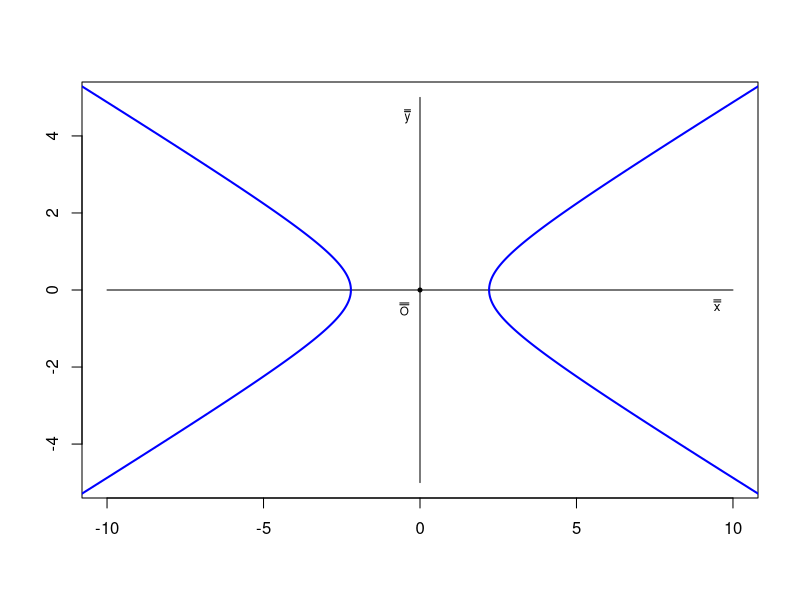

Here is the R script that generated this plot:
# Hiperbole


teta <- seq(-pi/2, pi/2, 0.01)
a <- sqrt(39/8)
b <- sqrt(39/32)
xex <- 0
yex <- seq(-10,10,0.01)
xey <- seq(-5,5,0.01)
yey <- 0
#_______________________________________
x_d <- a*(1/cos(teta))
y <- b*tan(teta)

x_e <- -a*(1/cos(teta))
#_______________________________________
df_d <- data.frame(x_d,y)
df_e <- data.frame(x_e,y)
dfex <- data.frame(xex,yex)
dfey <- data.frame(xey,yey)

plot(0, 0, pch = 20, xlim = c(-10,10), ylim = c(-5,5), xlab = "", ylab = "",cex = 0.8, col = "black", axes =TRUE)
lines(dfex$yex,dfex$xex,  lwd = 1)
lines(dfey$yey,dfey$xey, lwd = 1 )
lines(df_d$x_d,df_d$y, lwd = 2, col = "blue")
lines(df_e$x_e,df_e$y, lwd = 2, col = "blue")
text(9.5,-0.4, expression(bar(bar(x))),  col = "black", cex = 0.8)
text(-0.4,4.5, expression(bar(bar(y))),  col = "black", cex = 0.7)
text(-0.5,-0.5, expression(bar(bar(O))),  col = "black", cex = 0.7)